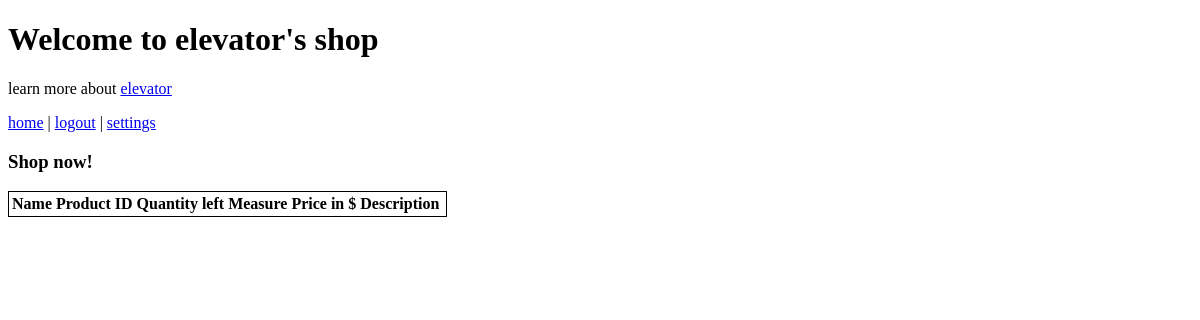
/shop/elevator (signed in), run on an earlier commit of the app's database.
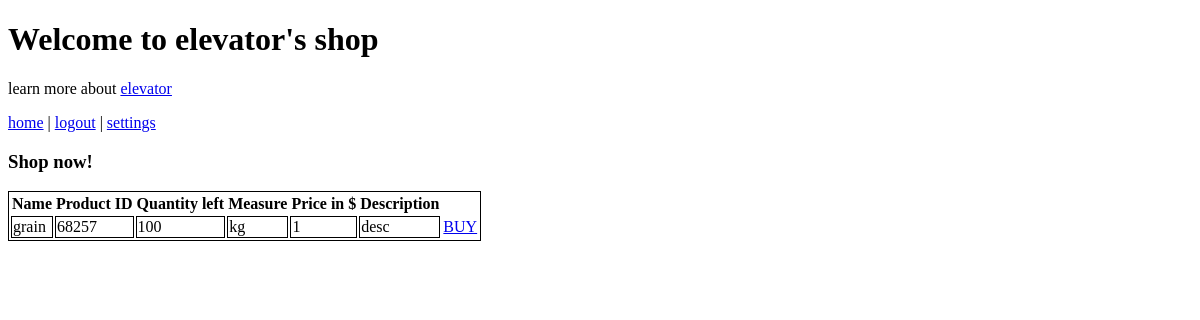
And on a later commit of the database.
### tables this page shows
CREATE TABLE products(elevator_id int, name text, product_id int, quantity_available int, measure varchar(255), price int, description text);

### app.py (the view, shortened to what this page needs)
@app.route('/shop/<string:name>', methods=['GET'])
def shop(name):
    if 'username' in session:
        con = lite.connect('base.db')
        cur = con.cursor()
        cur.execute(f"SELECT elevator_id from elevators WHERE username='{name}';")
        elevator_id = cur.fetchone()
        cur.close()
        products = getProductList(elevator_id[0])
        return render_template('shop.html', username=name, id=elevator_id[0], loggedin=True, products=products)

### app.py (called while the page is built)
def getProductList(id):
    con = lite.connect('base.db')
    cur = con.cursor()
    cur.execute(f"SELECT * from products WHERE elevator_id='{id}';")
    result = cur.fetchall()
    if not result:
        result = []
    else:
        result = ['' if x is None else x for x in result]
    cur.close()
    return result

### templates/shop.html (shortened to what this page needs)
<!doctype html>
<h1>Welcome to {{username}}'s shop</h1>
<p>learn more about <a href="{{ url_for('profile', id = id)}}">{{username}}</a></p>
{% if loggedin %}
  <nav>
    <a href="/home">home</a> |
    <a href="/logout">logout</a> |
    <a href="/settings-farmer">settings</a>
  </nav>
{% endif %}
<h3>Shop now!</h3>
<table style="border: 1px solid;">
  <thead>
    <tr>
      <th>Name</th>
      <th>Product ID</th>
      <th>Quantity left</th>
      <th>Measure</th>
      <th>Price in $</th>
      <th>Description</th>
      <th></th>
    </tr>
  </thead>
  {% for product in products %}
    <tr>
      {% for i in product %}
        {% if loop.index != 1 %}
          <td style="border: 1px solid;">{{i}}</td>
        {% endif %}
      {% endfor %}
      <td><a href="{{ url_for('buy', product_id = product[2], elevator_id = product[0])}}">BUY</a></td>
    </tr>
  {% endfor %}
</table>

What changed in the data, as far as the page shows it:
added products: name "grain", product "68257", product "100" "1", measure "kg", description "desc"
